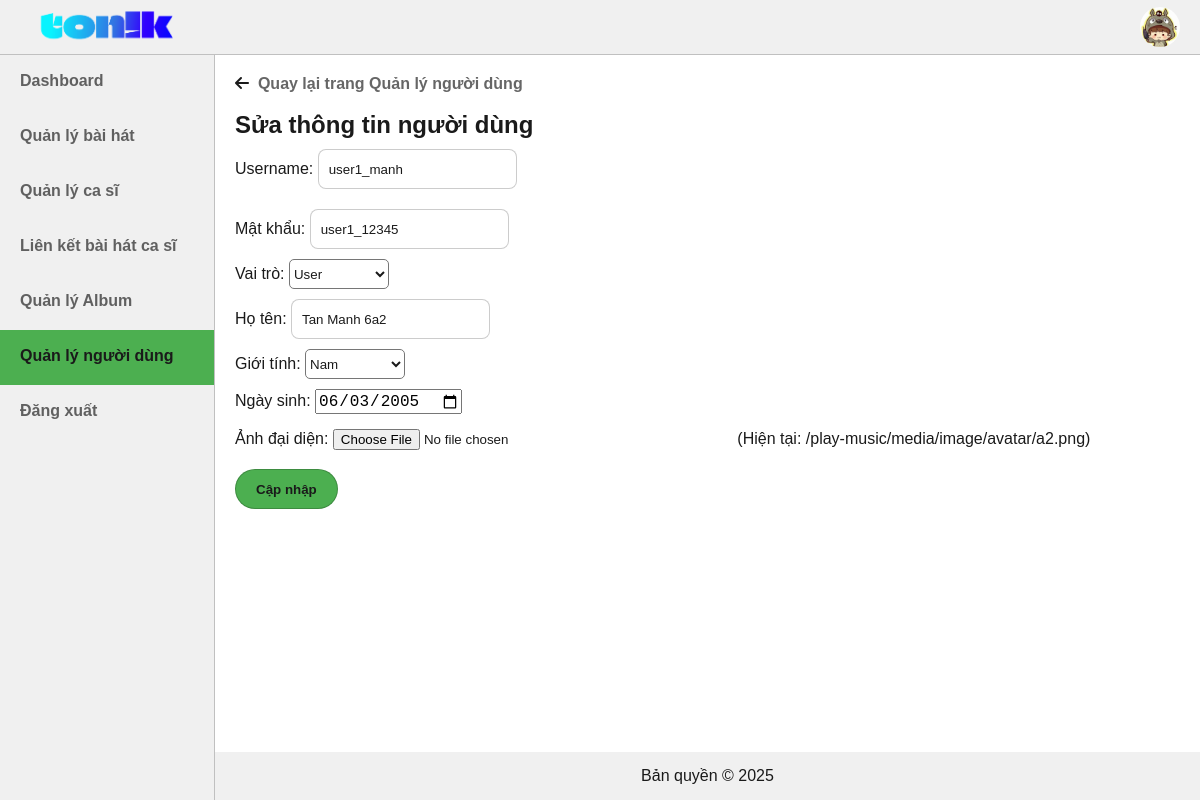
Screenshot of /blank_web/play-music/admin/usr-manage-task/edit-usr.php?id=2 (signed in) with the database file from the repository.
### tables this page shows
CREATE TABLE Usr (
  MaUsr int AUTO_INCREMENT,
  Username varchar(50),
  Password varchar(50),
  Role varchar(5),
  Avatar varchar(200),
  HoTen varchar(100),
  GioiTinh varchar(10),
  NgaySinh date,
  CONSTRAINT pk_usr PRIMARY KEY (MaUsr)
);

### blank_web/play-music/admin/usr-manage-task/edit-usr.php (the view, shortened to what this page needs)
<?php include("../../config/connect.php"); ?>
<?php include("../include/header.php");?>
<?php include("../include/sidebar.php");?>
<div class="main-content">
	<?php $id = $_GET["id"];
	$stmt = $conn->prepare("SELECT * FROM usr WHERE MaUsr = ?");
	$stmt->bind_param("i", $id);
	$stmt->execute();
	$user = $stmt->get_result()->fetch_assoc();?>
	<span class="fa-solid fa-arrow-left"></span><span>&nbsp</span>
	<a href="../usr-manage.php">Quay lại trang Quản lý người dùng</a><br><br>
    <h2>Sửa thông tin người dùng</h2>
    <form method="POST" enctype="multipart/form-data">
        Username: <input type="text" name="username" value="<?= $user['Username'] ?>" required><br>
        Mật khẩu: <input type="text" name="password" value="<?= $user['Password'] ?>" required><br>
        Vai trò:
        <select name="role">
            <option value="user" <?= $user['Role'] == 'user' ? 'selected' : '' ?>>User</option>
        </select><br>
        Họ tên: <input type="text" name="hoten" value="<?= $user['HoTen'] ?>"><br>
        Giới tính:
        <select name="gioitinh">
            <option value="Nam" <?= $user['GioiTinh'] == 'Nam' ? 'selected' : '' ?>>Nam</option>
        </select><br>
		<div class="form-group" style="margin-top: 10px;">
        Ngày sinh: <input type="date" name="ngaysinh" value="<?= $user['NgaySinh'] ?>">
		</div>
		<div class="form-group">
        Ảnh đại diện: <input type="file" name="avatar"> (Hiện tại: <?= $user['Avatar'] ?>)
		</div>
        <input type="submit" value="Cập nhập"/>
    </form>
	<br>
</div>
<?php include("../include/footer.php");?>

### blank_web/play-music/admin/include/header.php (shortened to what this page needs)
<!DOCTYPE html>
<html>
	<head>
		<link rel="stylesheet" type="text/css" href="/play-music/css/admin/style.css"/>
	</head>
	<body>
		<div class="nav-bar">
			<div class="top-toggle-logo">
				<div class="logo">
					<a href="/play-music/index.php">
						<img src="/play-music/media/image/items/logo.png" width="150px"/>
					</a>
				</div>
			</div>
			<div class="top-search">
			</div>
			<div class="top-menu">
			</div>
			<div class="top-button-login">
				<?php if (isset($_SESSION['role']) && ($_SESSION["role"] == "admin" || $_SESSION["role"] == "user")) {
					$sql = "select Avatar from Usr where Username = '{$_SESSION['username']}'";
					$result = $conn->query($sql);
					$avatar = "";
					while ($row = $result->fetch_assoc()) {
						$avatar = $row['Avatar'];
					}?>
				<div class="dark-mode">
				</div>
				<div class="login-item">
					<img onclick="showLoginDropdownMenu();" src="<?php echo $avatar;?>" width="40px" style="border-radius: 50%;"/>
				</div>
				<?php } ?>
			</div>
		</div>

### blank_web/play-music/css/admin/style.css (style rules this page uses)
:root { --font: Arial, Helvetica, sans-serif; --bg-color: #ffffff; --text-color: #1a1a1a; --nav-color: #f0f0f0; --input-color: #ffffff; --input-focus-color: #e8f5e9; --button-color: #4CAF50; --button-border-color: rgba(0, 0, 0, 0.2); --input-border-focus-color: rgba(76, 175, 80, 0.6); --link-color: rgba(0, 0, 0, 0.6); --menu-hover-color: rgba(0, 0, 0, 0.7); --dropdown-color: rgba(0, 0, 0, 0.6); --dropdown-hover-color: #f0f0f0; }
a { cursor: pointer; text-decoration: none; color: var(--link-color); font-weight: bold; }
* { box-sizing: border-box; margin: 0; }
body { font-family: var(--font); background-color: var(--bg-color); color: var(--text-color); }
.nav-bar { padding: 0px; width: 100%; height: 55px; position: fixed; top: 0; display: grid; grid-template-columns: 215px 2fr 240px 1fr; background-color: var(--nav-color); z-index: 2; border-bottom: 1px solid var(--button-border-color); }
.nav-bar .top-toggle-logo { justify-content: center; display: flex; }
.nav-bar .top-toggle-logo .logo { padding-top: 3px; display: block; }
.nav-bar .top-search { height: 100%; padding-left: 15px; }
.nav-bar .top-button-login { display: grid; grid-template-columns: auto auto auto; justify-content: end; padding-right: 20px; }
.nav-bar .top-button-login .login-item { padding-top: 7px; }
.nav-bar .top-button-login .login-item img { cursor: pointer; }
.nav-bar .top-button-login .dark-mode { padding: 15px 25px 0px 15px; }
.main-content { padding: 20px; margin-top: 55px; margin-left: 215px; }
input[type="text"], input[type="password"] { height: 40px; background-color: var(--input-color); border: 1px solid var(--button-border-color); border-radius: 8px; padding: 0px 10px; margin-top: 10px; margin-bottom: 10px; color: var(--text-color); outline: none; }
input[type="submit"], input[type="reset"], input[type="button"] { background-color: var(--button-color); height: 40px; color: var(--text-color); font-weight: bold; padding: 2px 20px; border: 1px solid var(--button-border-color); border-radius: 20px; cursor: pointer; }
input[type="file"] { width: 400px; height: 25px; margin: 5px 0px 5px 0px; }
input[type="date"] { height: 25px; font-size: large; }
.form-group { margin-bottom: 10px; }
select { background-color: var(--input-color); height: 30px; border-radius: 5px; width: 100px; color: var(--text-color); }

### rows the page displays
usr: Avatar (picture)
usr: username "user1_manh", password "user1_12345", role "User", hoten "Tan Manh 6a2", gioitinh "Nam", ngaysinh "06/03/2005", Avatar "/play-music/media/image/avatar/a2.png"
